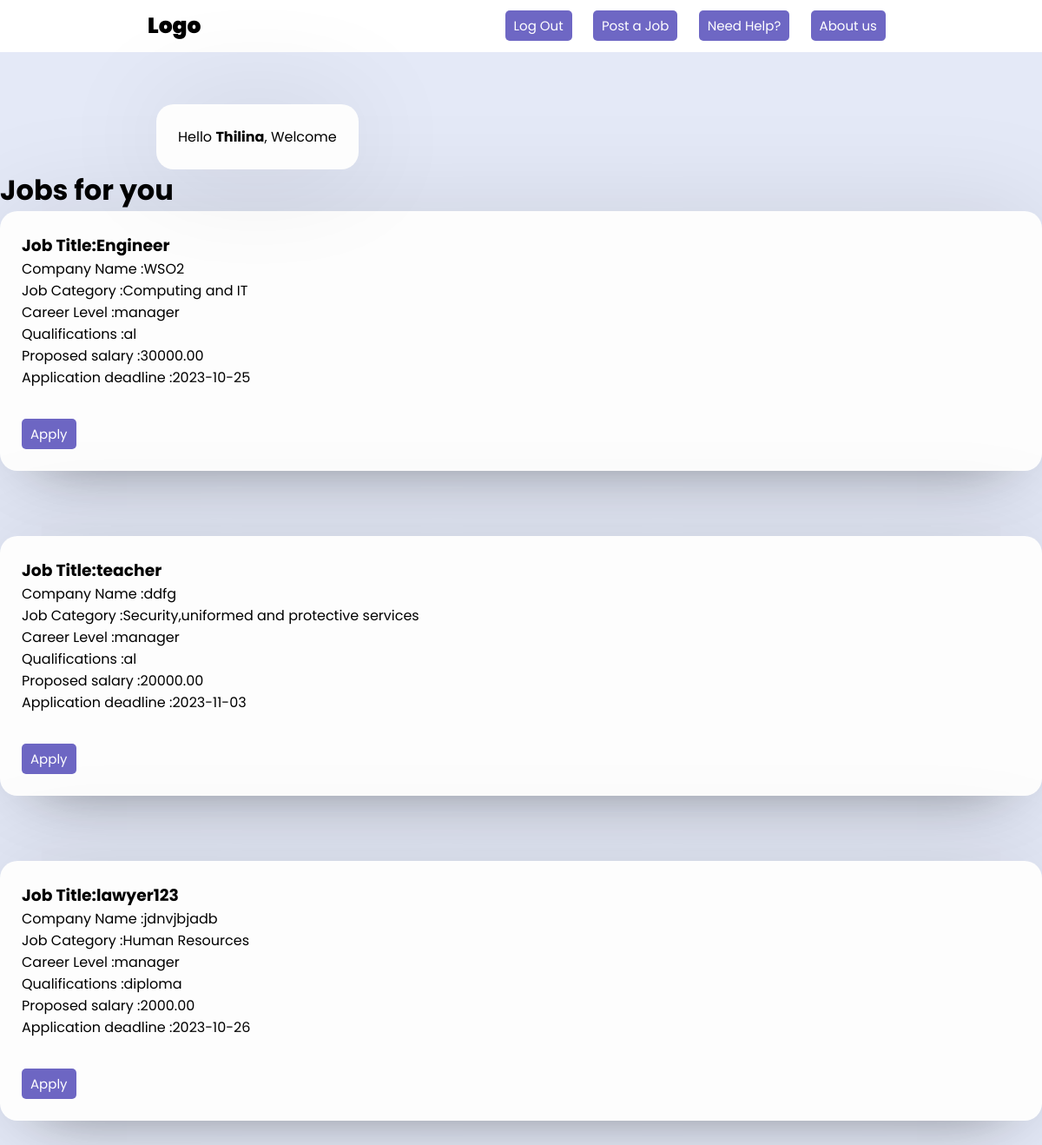
The page /Project/user_home.php (signed in) on the database its author committed.
### tables this page shows
CREATE TABLE `users` (
  `Id` int(11) NOT NULL,
  `Username` varchar(200) DEFAULT NULL,
  `Email` varchar(200) DEFAULT NULL,
  `Age` int(11) DEFAULT NULL,
  `Password` varchar(200) DEFAULT NULL
);

CREATE TABLE `jobs` (
  `Id` int(11) NOT NULL,
  `job_title` varchar(255) NOT NULL,
  `job_description` text DEFAULT NULL,
  `career_level` varchar(255) NOT NULL,
  `company_name` varchar(255) NOT NULL,
  `job_category` varchar(255) NOT NULL,
  `qualifications` varchar(255) NOT NULL,
  `proposed_salary` decimal(10,2) NOT NULL,
  `required_skills` text NOT NULL,
  `application_deadline` date NOT NULL
);

### Project/user_home.php (the view, shortened to what this page needs)
<?php
   include("php/config.php");
?>
<!DOCTYPE html>
<html lang="en">
<head>
    <link rel="stylesheet" href="style/style.css">
</head>
<body>
    <div class="nav">
        <div class="logo">
            <p>Logo</p>
        </div>
        <div class="right-links">
            <?php
            $id = $_SESSION['id'];
            $query = mysqli_query($con,"SELECT * FROM users WHERE Id=$id");
            while($result = mysqli_fetch_assoc($query)){
                $res_Uname = $result['Username'];
            }
            ?>
            <a href="index.php"> <button class="btn">Log Out</button></a>
            <a href="job_post.php"> <button class="btn">Post a Job</button></a>
            <a href="help.php"> <button class="btn">Need Help?</button></a>
            <a href="about_us.php"> <button class="btn">About us</button></a>
        </div>
    </div>
    <main>
        <div class="main-box top">
            <div class="top">
                <div class="box">
                    <p>Hello <b><?php echo $res_Uname ?></b>, Welcome</p>
                </div>
            </div>
        </div>
    </main>
    <div>
        <h1>Jobs for you</h1>
                    <?php
                        $query = "SELECT * FROM jobs";
                        $result = mysqli_query($con, $query);
                        if(!$result){
                            die("query failed".mysqli_error());
                        }
                        else{
                            while($row = mysqli_fetch_assoc($result)){
                                ?>
                                <section class="main">
                                    <section class="main-course">
                                    <div class="course">
                                    <div class="box">
                                <h3>Job Title:<?php echo $row['job_title'] ?></h3>
                                <p>Company Name :<?php echo $row['company_name'] ?><p>
                                <p>Job Category :<?php echo $row['job_category'] ?><p>
                                <p>Career Level :<?php echo $row['career_level'] ?><p>
                                <p>Qualifications :<?php echo $row['qualifications'] ?></p>
                                <p>Proposed salary :<?php echo $row['proposed_salary'] ?><p>
                                <p>Application deadline :<?php echo $row['application_deadline'] ?><p>
                                <br>
                                <button class="btn" type="apply" onclick="alert('You have applied successfully!!!!!!!!!!!')">Apply</button>
                                </div>
                                <br><br><br>
                </div>
            </section>
            </section>
                                <?php
                            }
                        }
                    ?>
    </div>
</body>
</html>

### Project/style/style.css (style rules this page uses)
* { padding: 0; margin: 0; box-sizing: border-box; font-family: 'Poppins',sans-serif; }
body { background: #e4e9f7; }
.box { background: #fdfdfd; display: flex; flex-direction: column; padding: 25px 25px; border-radius: 20px; box-shadow: 0 0 128px 0 rgba(0,0,0,0.1), 0 32px 64px -48px rgba(0,0,0,0.5) }
.btn { height: 35px; background: rgba(76,68,182,0.808); border: 0; border-radius: 5px; color: #fff; font-size: 15px; cursor: pointer; transition: all .3s; margin-top: 10px; padding: 0px 10px; }
.nav { background: #fff; display: flex; flex-direction: row; justify-content: space-around; line-height: 60px; z-index: 100; }
.logo { font-size: 25px; font-weight: 900; }
.right-links a { padding: 0 10px; }
main { display: flex; align-items: center; justify-content: center; margin-top: 60px; }
.main-box { display: flex; flex-direction: column; width: 70%; }
.main-box .top { display: flex; flex-direction: row; justify-content: space-between; }

### rows shown on the page
users: Username "Thilina"
jobs: job_title "Engineer", company_name "WSO2", job_category "Computing and IT", career_level "manager", qualifications "al", proposed_salary "30000.00", application_deadline "2023-10-25"
jobs: job_title "teacher", company_name "ddfg", job_category "Security,uniformed and protective services", career_level "manager", qualifications "al", proposed_salary "20000.00", application_deadline "2023-11-03"
jobs: job_title "lawyer123", company_name "jdnvjbjadb", job_category "Human Resources", career_level "manager", qualifications "diploma", proposed_salary "2000.00", application_deadline "2023-10-26"
